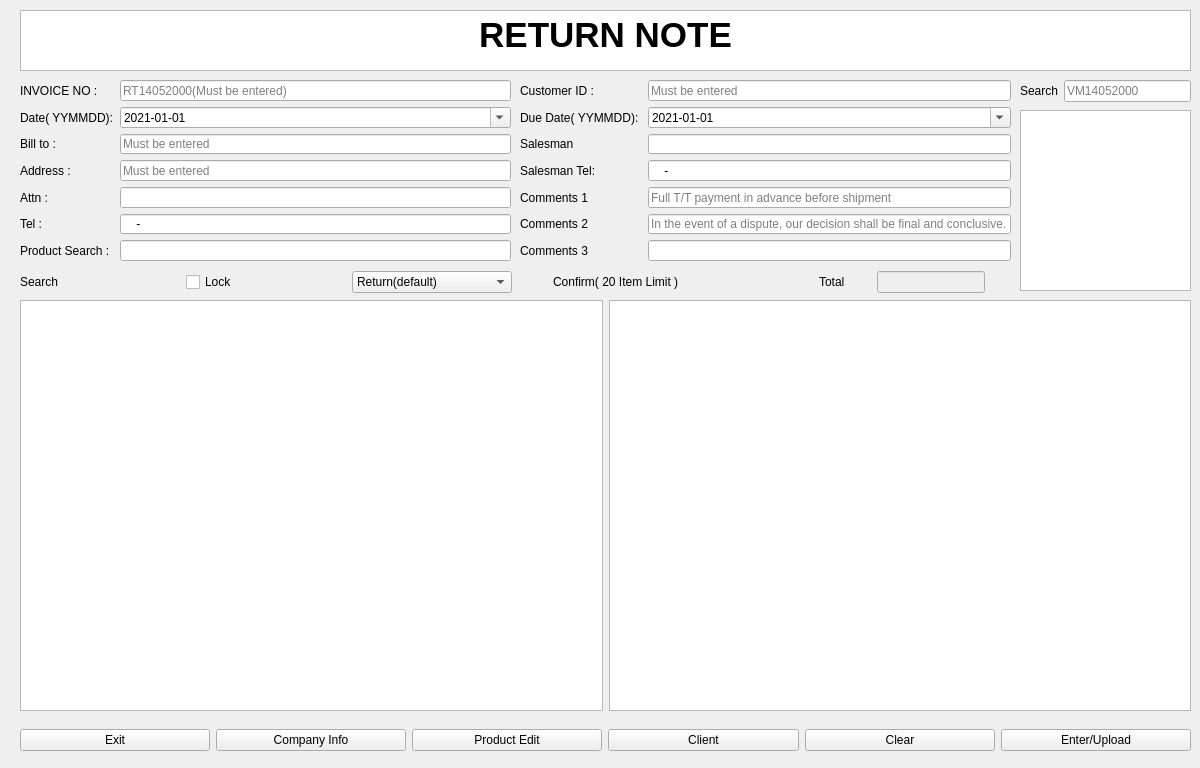
<?xml version="1.0" encoding="UTF-8"?>
<ui version="4.0">
 <class>retuennote</class>
 <widget class="QWidget" name="retuennote">
  <property name="geometry">
   <rect>
    <x>0</x>
    <y>0</y>
    <width>1200</width>
    <height>768</height>
   </rect>
  </property>
  <property name="minimumSize">
   <size>
    <width>1200</width>
    <height>768</height>
   </size>
  </property>
  <property name="maximumSize">
   <size>
    <width>1200</width>
    <height>768</height>
   </size>
  </property>
  <property name="windowTitle">
   <string>Form</string>
  </property>
  <widget class="QWidget" name="horizontalLayoutWidget">
   <property name="geometry">
    <rect>
     <x>20</x>
     <y>300</y>
     <width>1171</width>
     <height>411</height>
    </rect>
   </property>
   <layout class="QHBoxLayout" name="horizontalLayout">
    <item>
     <widget class="QTreeView" name="search_tv"/>
    </item>
    <item>
     <widget class="QTreeView" name="confirm_tv"/>
    </item>
   </layout>
  </widget>
  <widget class="QTextBrowser" name="textBrowser">
   <property name="geometry">
    <rect>
     <x>20</x>
     <y>10</y>
     <width>1171</width>
     <height>61</height>
    </rect>
   </property>
   <property name="html">
    <string>&lt;!DOCTYPE HTML PUBLIC &quot;-//W3C//DTD HTML 4.0//EN&quot; &quot;http://www.w3.org/TR/REC-html40/strict.dtd&quot;&gt;
&lt;html&gt;&lt;head&gt;&lt;meta name=&quot;qrichtext&quot; content=&quot;1&quot; /&gt;&lt;style type=&quot;text/css&quot;&gt;
p, li { white-space: pre-wrap; }
&lt;/style&gt;&lt;/head&gt;&lt;body style=&quot; font-family:'PMingLiU'; font-size:9pt; font-weight:400; font-style:normal;&quot;&gt;
&lt;p align=&quot;center&quot; style=&quot; margin-top:0px; margin-bottom:0px; margin-left:0px; margin-right:0px; -qt-block-indent:0; text-indent:0px;&quot;&gt;&lt;span style=&quot; font-size:26pt; font-weight:600;&quot;&gt;RETURN NOTE&lt;/span&gt;&lt;/p&gt;&lt;/body&gt;&lt;/html&gt;</string>
   </property>
  </widget>
  <widget class="QWidget" name="formLayoutWidget">
   <property name="geometry">
    <rect>
     <x>20</x>
     <y>80</y>
     <width>491</width>
     <height>181</height>
    </rect>
   </property>
   <layout class="QFormLayout" name="formLayout">
    <item row="0" column="0">
     <widget class="QLabel" name="retno">
      <property name="text">
       <string>INVOICE NO :</string>
      </property>
     </widget>
    </item>
    <item row="0" column="1">
     <widget class="QLineEdit" name="inv_lineedit">
      <property name="placeholderText">
       <string>RT14052000(Must be entered)</string>
      </property>
     </widget>
    </item>
    <item row="1" column="0">
     <widget class="QLabel" name="date">
      <property name="text">
       <string>Date( YYMMDD):</string>
      </property>
     </widget>
    </item>
    <item row="3" column="0">
     <widget class="QLabel" name="address">
      <property name="text">
       <string>Address : </string>
      </property>
     </widget>
    </item>
    <item row="3" column="1">
     <widget class="QLineEdit" name="address_lineedit">
      <property name="placeholderText">
       <string>Must be entered</string>
      </property>
     </widget>
    </item>
    <item row="2" column="0">
     <widget class="QLabel" name="billto">
      <property name="text">
       <string>Bill to : </string>
      </property>
     </widget>
    </item>
    <item row="4" column="0">
     <widget class="QLabel" name="attn">
      <property name="text">
       <string>Attn : </string>
      </property>
     </widget>
    </item>
    <item row="4" column="1">
     <widget class="QLineEdit" name="attn_lineedit">
      <property name="placeholderText">
       <string/>
      </property>
     </widget>
    </item>
    <item row="5" column="0">
     <widget class="QLabel" name="tel">
      <property name="text">
       <string>Tel : </string>
      </property>
     </widget>
    </item>
    <item row="5" column="1">
     <widget class="QLineEdit" name="tel__lineedit">
      <property name="inputMask">
       <string>9999-9999</string>
      </property>
     </widget>
    </item>
    <item row="6" column="0">
     <widget class="QLabel" name="productsearch">
      <property name="text">
       <string>Product Search : </string>
      </property>
     </widget>
    </item>
    <item row="6" column="1">
     <widget class="QLineEdit" name="pdsearch__lineedit"/>
    </item>
    <item row="2" column="1">
     <widget class="QLineEdit" name="billtolineedit">
      <property name="placeholderText">
       <string>Must be entered</string>
      </property>
     </widget>
    </item>
    <item row="1" column="1">
     <widget class="QDateEdit" name="date_lineedit">
      <property name="minimumDateTime">
       <datetime>
        <hour>0</hour>
        <minute>0</minute>
        <second>0</second>
        <year>2000</year>
        <month>9</month>
        <day>14</day>
       </datetime>
      </property>
      <property name="displayFormat">
       <string>yyyy-MM-dd</string>
      </property>
      <property name="calendarPopup">
       <bool>true</bool>
      </property>
      <property name="date">
       <date>
        <year>2021</year>
        <month>1</month>
        <day>1</day>
       </date>
      </property>
     </widget>
    </item>
   </layout>
  </widget>
  <widget class="QWidget" name="formLayoutWidget_2">
   <property name="geometry">
    <rect>
     <x>520</x>
     <y>80</y>
     <width>491</width>
     <height>181</height>
    </rect>
   </property>
   <layout class="QFormLayout" name="formLayout_2">
    <item row="0" column="0">
     <widget class="QLabel" name="customerid">
      <property name="text">
       <string>Customer ID : </string>
      </property>
     </widget>
    </item>
    <item row="0" column="1">
     <widget class="QLineEdit" name="cusid_lineedit">
      <property name="inputMask">
       <string/>
      </property>
      <property name="maxLength">
       <number>32767</number>
      </property>
      <property name="placeholderText">
       <string>Must be entered</string>
      </property>
     </widget>
    </item>
    <item row="1" column="0">
     <widget class="QLabel" name="duedate">
      <property name="text">
       <string>Due Date( YYMMDD): </string>
      </property>
     </widget>
    </item>
    <item row="2" column="0">
     <widget class="QLabel" name="salesman">
      <property name="text">
       <string>Salesman</string>
      </property>
     </widget>
    </item>
    <item row="2" column="1">
     <widget class="QLineEdit" name="sales_lineedit"/>
    </item>
    <item row="3" column="0">
     <widget class="QLabel" name="salesmantel">
      <property name="text">
       <string>Salesman Tel: </string>
      </property>
     </widget>
    </item>
    <item row="3" column="1">
     <widget class="QLineEdit" name="salestel_lineedit">
      <property name="inputMask">
       <string>9999-9999</string>
      </property>
     </widget>
    </item>
    <item row="4" column="0">
     <widget class="QLabel" name="comment_1">
      <property name="text">
       <string>Comments 1</string>
      </property>
     </widget>
    </item>
    <item row="4" column="1">
     <widget class="QLineEdit" name="cm1_lineedit">
      <property name="text">
       <string/>
      </property>
      <property name="placeholderText">
       <string>Full T/T payment in advance before shipment</string>
      </property>
     </widget>
    </item>
    <item row="5" column="0">
     <widget class="QLabel" name="comment_2">
      <property name="text">
       <string>Comments 2</string>
      </property>
     </widget>
    </item>
    <item row="5" column="1">
     <widget class="QLineEdit" name="cm2_lineedit">
      <property name="placeholderText">
       <string>In the event of a dispute, our decision shall be final and conclusive.</string>
      </property>
     </widget>
    </item>
    <item row="6" column="0">
     <widget class="QLabel" name="comment_3">
      <property name="text">
       <string>Comments 3</string>
      </property>
     </widget>
    </item>
    <item row="6" column="1">
     <widget class="QLineEdit" name="cm3_lineedit"/>
    </item>
    <item row="1" column="1">
     <widget class="QDateEdit" name="dued_lineedit">
      <property name="minimumDateTime">
       <datetime>
        <hour>0</hour>
        <minute>0</minute>
        <second>0</second>
        <year>2000</year>
        <month>9</month>
        <day>14</day>
       </datetime>
      </property>
      <property name="displayFormat">
       <string>yyyy-MM-dd</string>
      </property>
      <property name="calendarPopup">
       <bool>true</bool>
      </property>
      <property name="date">
       <date>
        <year>2021</year>
        <month>1</month>
        <day>1</day>
       </date>
      </property>
     </widget>
    </item>
   </layout>
  </widget>
  <widget class="QWidget" name="horizontalLayoutWidget_2">
   <property name="geometry">
    <rect>
     <x>20</x>
     <y>720</y>
     <width>1171</width>
     <height>41</height>
    </rect>
   </property>
   <layout class="QHBoxLayout" name="horizontalLayout_2">
    <item>
     <widget class="QPushButton" name="exit">
      <property name="text">
       <string>Exit</string>
      </property>
     </widget>
    </item>
    <item>
     <widget class="QPushButton" name="companyinfo">
      <property name="text">
       <string>Company Info</string>
      </property>
     </widget>
    </item>
    <item>
     <widget class="QPushButton" name="proded_bu">
      <property name="text">
       <string>Product Edit</string>
      </property>
     </widget>
    </item>
    <item>
     <widget class="QPushButton" name="client">
      <property name="text">
       <string>Client</string>
      </property>
     </widget>
    </item>
    <item>
     <widget class="QPushButton" name="clear">
      <property name="text">
       <string>Clear</string>
      </property>
     </widget>
    </item>
    <item>
     <widget class="QPushButton" name="enter">
      <property name="text">
       <string>Enter/Upload</string>
      </property>
     </widget>
    </item>
   </layout>
  </widget>
  <widget class="QWidget" name="horizontalLayoutWidget_3">
   <property name="geometry">
    <rect>
     <x>20</x>
     <y>271</y>
     <width>991</width>
     <height>22</height>
    </rect>
   </property>
   <layout class="QHBoxLayout" name="horizontalLayout_3">
    <item>
     <widget class="QLabel" name="search_label">
      <property name="text">
       <string>Search</string>
      </property>
     </widget>
    </item>
    <item>
     <widget class="QCheckBox" name="Lock_cb">
      <property name="text">
       <string>Lock</string>
      </property>
     </widget>
    </item>
    <item>
     <widget class="QComboBox" name="inv_rma_cbox">
      <item>
       <property name="text">
        <string>Return(default)</string>
       </property>
      </item>
      <item>
       <property name="text">
        <string>SRP</string>
       </property>
      </item>
     </widget>
    </item>
    <item alignment="Qt::AlignRight">
     <widget class="QLabel" name="comfirm_label">
      <property name="text">
       <string>Confirm( 20 Item Limit )</string>
      </property>
     </widget>
    </item>
    <item alignment="Qt::AlignRight">
     <widget class="QLabel" name="label">
      <property name="text">
       <string>Total</string>
      </property>
     </widget>
    </item>
    <item alignment="Qt::AlignHCenter">
     <widget class="QLineEdit" name="total_ed">
      <property name="enabled">
       <bool>false</bool>
      </property>
     </widget>
    </item>
   </layout>
  </widget>
  <widget class="QTableView" name="inv_list_view">
   <property name="geometry">
    <rect>
     <x>1020</x>
     <y>110</y>
     <width>171</width>
     <height>181</height>
    </rect>
   </property>
  </widget>
  <widget class="QWidget" name="layoutWidget">
   <property name="geometry">
    <rect>
     <x>1020</x>
     <y>80</y>
     <width>171</width>
     <height>22</height>
    </rect>
   </property>
   <layout class="QHBoxLayout" name="horizontalLayout_4">
    <item>
     <widget class="QLabel" name="label_2">
      <property name="text">
       <string>Search</string>
      </property>
     </widget>
    </item>
    <item>
     <widget class="QLineEdit" name="inv_sear_ed">
      <property name="placeholderText">
       <string>VM14052000</string>
      </property>
     </widget>
    </item>
   </layout>
  </widget>
 </widget>
 <resources/>
 <connections>
  <connection>
   <sender>exit</sender>
   <signal>clicked()</signal>
   <receiver>retuennote</receiver>
   <slot>close()</slot>
   <hints>
    <hint type="sourcelabel">
     <x>132</x>
     <y>742</y>
    </hint>
    <hint type="destinationlabel">
     <x>13</x>
     <y>747</y>
    </hint>
   </hints>
  </connection>
 </connections>
</ui>
